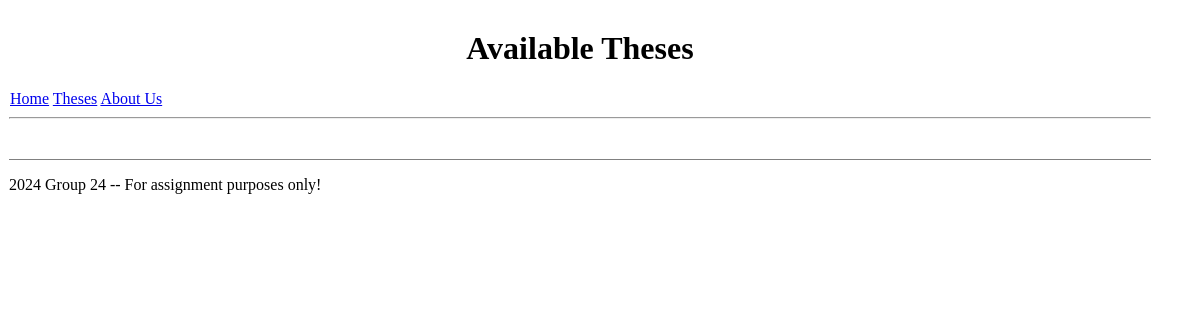
Before: /page2/ with the older database file.
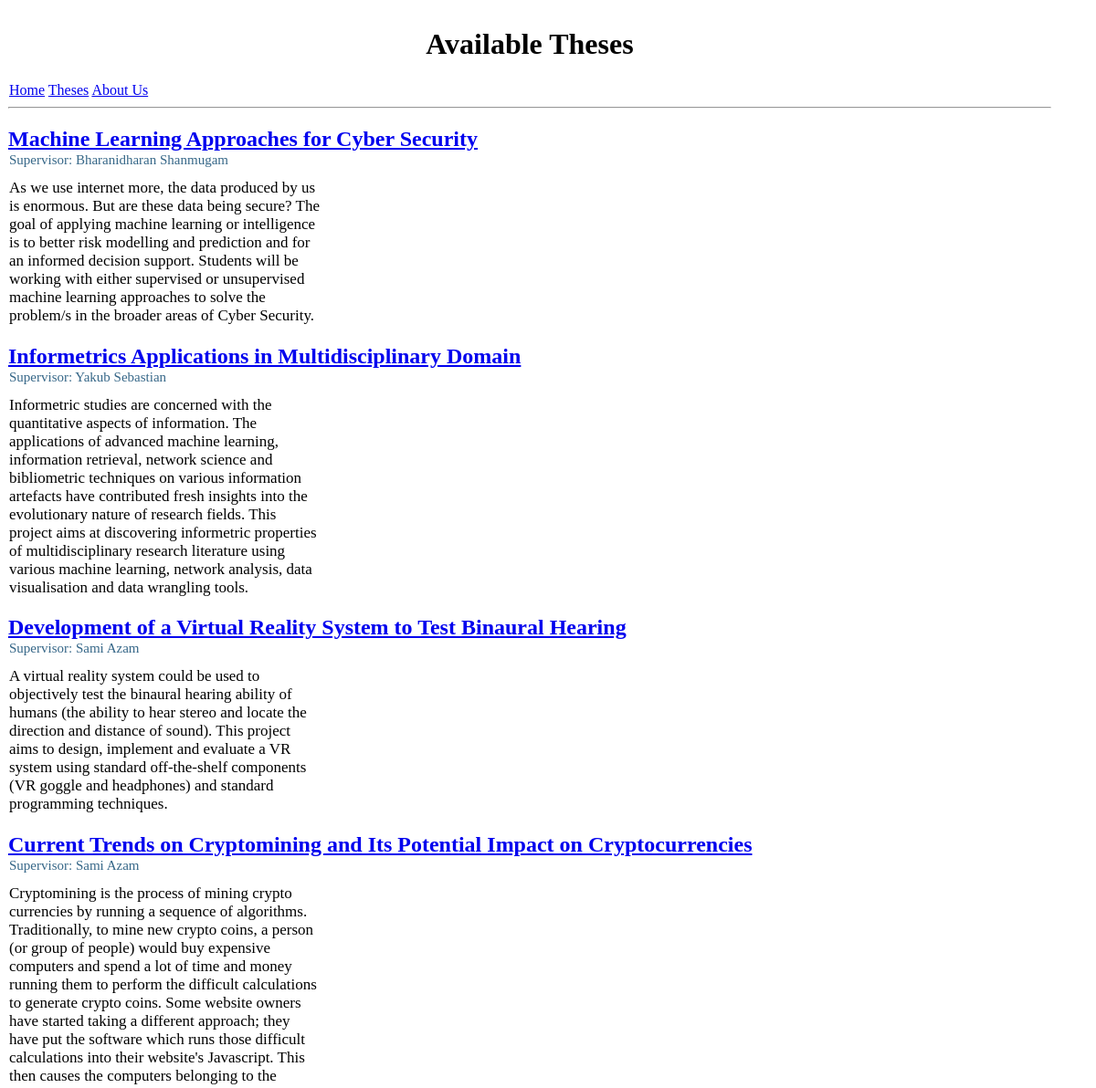
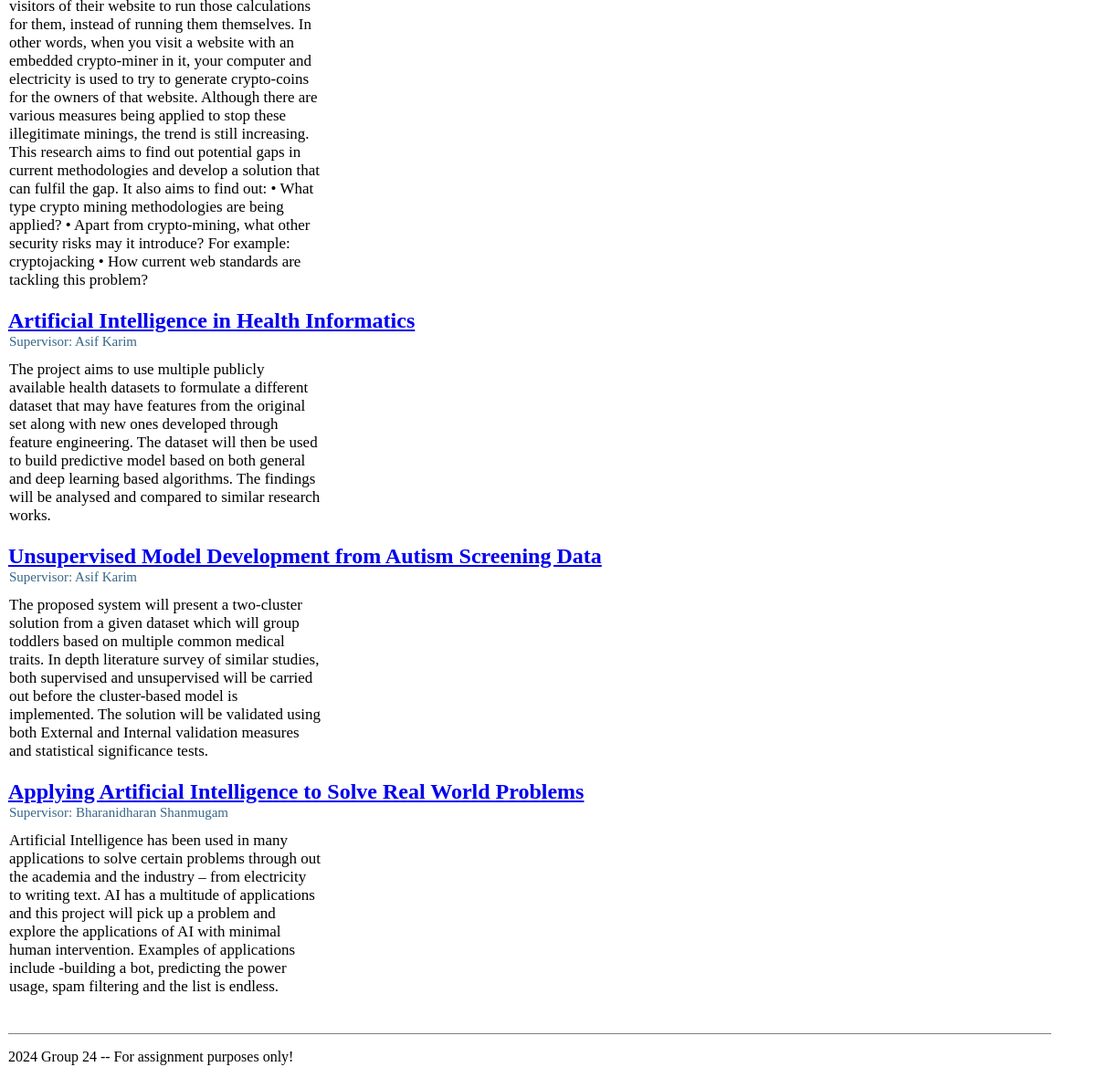
After: the same page with the newer database file (2 pictures, top to bottom).
### assignment2_app/models.py (models this page shows, shortened)
class TestThesis(models.Model):   # Step 1
  title = models.CharField(max_length=100)
  desc = models.CharField(max_length=1500)
  sup_name = models.CharField(max_length=30)

### assignment2_app/views.py (the view)
# urls.py: re_path(r'page2/?$', views.page2, name='page2'),
def page2(request):
   theses = TestThesis.objects.all()
   page_data = {
      "theses": theses
   }
   return render(request, 'assignment2_app/page2.html', page_data)

### assignment2_app/templates/assignment2_app/page2.html
{% extends "assignment2_app/base.html" %}
{% block page_heading %}
{% load static %}
<link rel = "stylesheet" type = "text/css" href = "{% static 'css/styles.css' %}">
<h1 class = "page_headings"><str>Available Theses</str></h1>
{% endblock %}
{% block main_body %}
{% for thesis in theses %}
  <h2><a href="page3/{{ thesis.id }} ">{{ thesis.title }}</a></h2>
  <div class= "supervisor_name"> Supervisor: {{ thesis.sup_name }} </div>
  <div class= "desc"> {{ thesis.desc }} </div>
{% endfor %}
{% endblock %}

### assignment2_app/templates/assignment2_app/base.html (shortened to what this page needs)
<!DOCTYPE html>
<html lang = "es">
{% load static %}
<link rel = "stylesheet" type = "text/css" href = "{% static 'css/styles.css' %}"/>
  <head>
  </head>
  <body>
    <div>
      {% block page_heading %}<h1 >No Heading Implemented!</h1>{% endblock %}
      <div>
        <nav>
          <a href="{% url 'homepage' %}">Home</a>
          <a href="{% url 'page2' %}">Theses</a>
          <a href="{% url 'about' %}">About Us</a>
        </nav>
      </div>
      <hr>
      {% block main_body %}{% endblock %}
      <footer class = "footer">
        <p>2024 Group 24 -- For assignment purposes only!</p>
      </footer>
    </div>
  </body>
</html>

### static/css/styles.css (style rules this page uses)
.supervisor_name { color:rgb(54, 103, 136); margin-top: -20px; font-size: 15px; }
div { margin-right: 40px; padding:1px; }
.desc { width:30%; margin-top:10px; font-size: 17px; }
.footer { margin-top:40px; border-top: 1px solid gray; }
.page_headings { text-align: center; }

Changed rows visible on the page:
added TestThesis: title "Machine Learning Approaches for Cyber Security", sup_name "Bharanidharan Shanmugam", desc "As we use internet more, the data produced by us is enormous. But are these data being secure? The goal of applying machine learning or intelligence is to better risk modelling and prediction and for an informed decision support. Students will be working with either supervised or unsupervised machine learning approaches to solve the problem/s in the broader areas of Cyber Security."
added TestThesis: title "Informetrics Applications in Multidisciplinary Domain", sup_name "Yakub Sebastian", desc "Informetric studies are concerned with the quantitative aspects of information. The applications of advanced machine learning, information retrieval, network science and bibliometric techniques on various information artefacts have contributed fresh insights into the evolutionary nature of research fields. This project aims at discovering informetric properties of multidisciplinary research literature using various machine learning, network analysis, data visualisation and data wrangling tools."
added TestThesis: title "Development of a Virtual Reality System to Test Binaural Hearing", sup_name "Sami Azam", desc "A virtual reality system could be used to objectively test the binaural hearing ability of humans (the ability to hear stereo and locate the direction and distance of sound). This project aims to design, implement and evaluate a VR system using standard off-the-shelf components (VR goggle and headphones) and standard programming techniques."
added TestThesis: title "Current Trends on Cryptomining and Its Potential Impact on Cryptocurrencies", sup_name "Sami Azam", desc "Cryptomining is the process of mining crypto currencies by running a sequence of algorithms. Traditionally, to mine new crypto coins, a person (or group of people) would buy expensive computers and spend a lot of time and money running them to perform the difficult calculations to generate crypto coins. Some website owners have started taking a different approach; they have put the software which runs those difficult calculations into their website's Javascript. This then causes the computers belonging to the visitors of their website to run those calculations for them, instead of running them themselves. In other words, when you visit a website with an embedded crypto-miner in it, your…"
added TestThesis: title "Artificial Intelligence in Health Informatics", sup_name "Asif Karim", desc "The project aims to use multiple publicly available health datasets to formulate a different dataset that may have features from the original set along with new ones developed through feature engineering. The dataset will then be used to build predictive model based on both general and deep learning based algorithms. The findings will be analysed and compared to similar research works."
added TestThesis: title "Unsupervised Model Development from Autism Screening Data", sup_name "Asif Karim", desc "The proposed system will present a two-cluster solution from a given dataset which will group toddlers based on multiple common medical traits. In depth literature survey of similar studies, both supervised and unsupervised will be carried out before the cluster-based model is implemented. The solution will be validated using both External and Internal validation measures and statistical significance tests."
added TestThesis: title "Applying Artificial Intelligence to Solve Real World Problems", sup_name "Bharanidharan Shanmugam", desc "Artificial Intelligence has been used in many applications to solve certain problems through out the academia and the industry – from electricity to writing text. AI has a multitude of applications and this project will pick up a problem and explore the applications of AI with minimal human intervention. Examples of applications include -building a bot, predicting the power usage, spam filtering and the list is endless."
